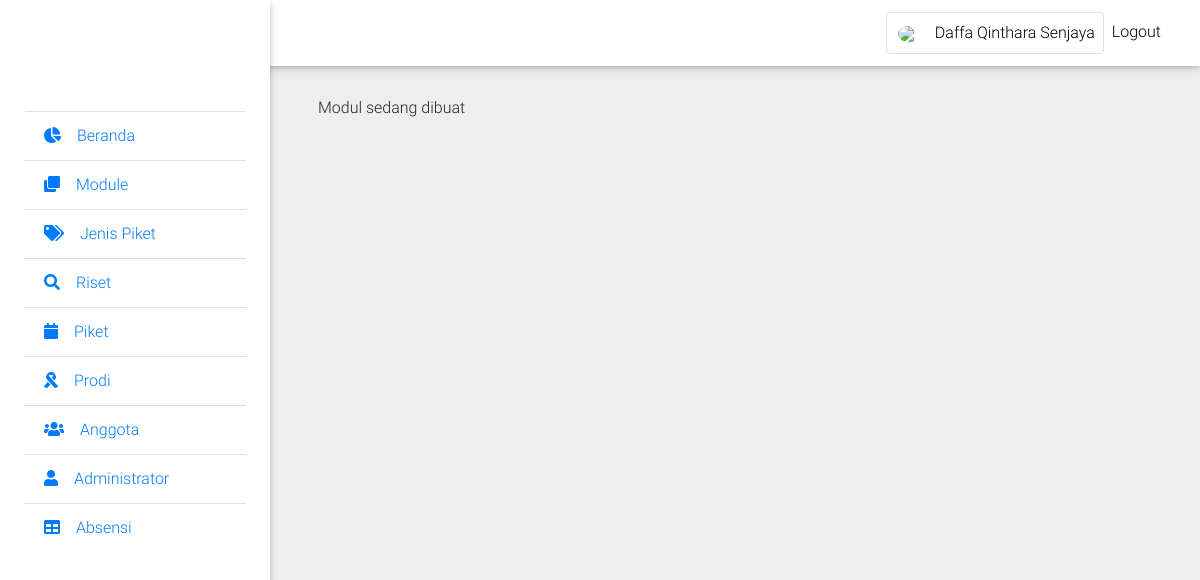
The app's page /u/media.php (signed in) with its own data.
### tables this page shows
create table module(
    module_id int primary key auto_increment,
    module_name varchar(50) not null,
    link varchar(50),
    icon varchar(50),
    active enum('Y','N') not null default 'Y'
);

### config/functions.php (called while the page is built, shortened)
<?php
function dbConnect()
{
    $db = new mysqli("localhost", "root", "siswanto123321", "so_absensi");
    return $db;
}
function getListModule()
{
    $db = dbConnect();
    if ($db->connect_errno == 0) {
        $res = $db->query("SELECT * FROM module WHERE active='Y' ");
        if ($res) {
            $data = $res->fetch_all(MYSQLI_ASSOC);
            return $data;
        } else {
            return false;
        }
    } else {
        return false;
    }
}

### u/menu.php (the view)
<?php
if (empty($_SESSION['username']) && empty($_SESSION['password'])) {
    header("location:index.php?error=8");
} else {
    $dataModule = getListModule();
    foreach ($dataModule as $data) {
        $module_name = str_replace(' ', '', strtolower($data['module_name']));
        ($_GET['m'] == $module_name) ? $active = "active" : $active = "";
    echo "<a href=\"$data[link]\" class=\"list-group-item waves-effect $active\" style='text-transform: capitalize;'>
                <i class=\"fas $data[icon] mr-3\"></i>$data[module_name]
            </a>";
    }
}

### records on screen
module: module_name "Beranda"
module: module_name "Module"
module: module_name "Jenis Piket"
module: module_name "Riset"
module: module_name "Piket"
module: module_name "Prodi"
module: module_name "Anggota"
module: module_name "Administrator"
module: module_name "Absensi"

### other values on screen
$_SESSION['nama'] "Daffa Qinthara Senjaya"
